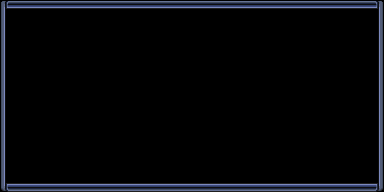

A 2D game scene composited from a Tiled map and its tileset images. What follows is a short description and the map's XML, with each tile layer's data collapsed to a summary:
An orthogonal 24x12 tile map with 16x16 px tiles, 2 tile layers (behind, front).

<map version="1.0" orientation="orthogonal" width="24" height="12" tilewidth="16" tileheight="16">
 <tileset firstgid="1" name="Window_b_00" tilewidth="16" tileheight="16">
  <image source="Window_b_00.png" width="128" height="128" />
 </tileset>
 <layer name="behind" width="24" height="12" opacity="0.66">
  <data>[288 cells, 288 non-empty, 1 distinct tile ids]</data>
 </layer>
 <layer name="front" width="24" height="12">
  <data>[288 cells, 68 non-empty, 9 distinct tile ids]</data>
 </layer>
</map>
